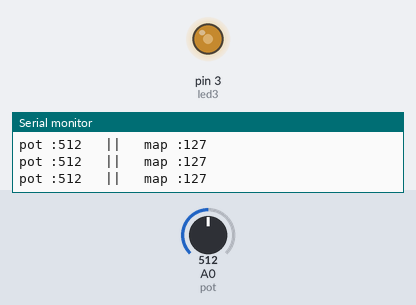
Bench run of a sketch on a simulated Arduino Uno, built with avr-gcc and run on an emulated ATmega328P. Parts: output pins drawn as LEDs (lit = HIGH), the last lines printed to the serial monitor. Inputs (shaded band) come from the test bench; at power-on: A0 (pot) = 512.

Above: at 1.2 s.
1.3 s: A0 (pot) set to 716
At 2.5 s:
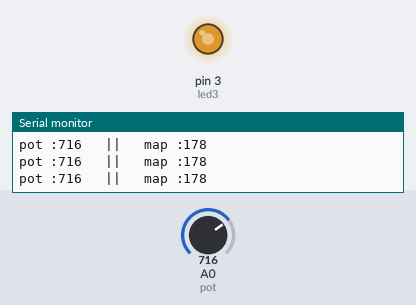
3.0 s: A0 (pot) set to 900
At 3.8 s:
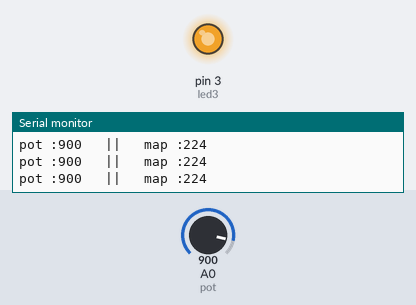
4.5 s: A0 (pot) set to 122
At 5.0 s:
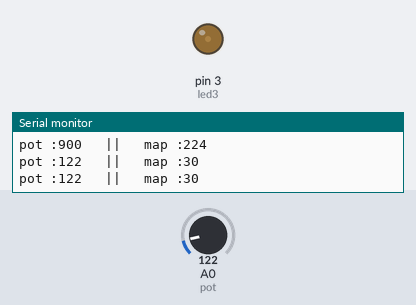
6.0 s: A0 (pot) set to 0
At 6.3 s:
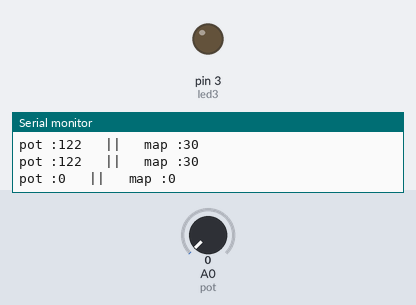
7.5 s: A0 (pot) set to 511
At 8.7 s:
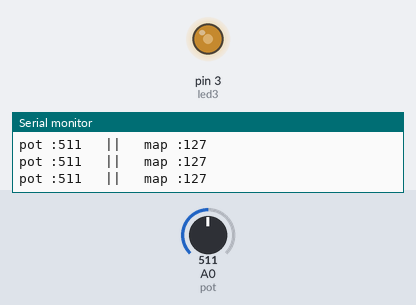
Timing chart, 0 to 10.0 s (numbered marks = the images above; inputs shaded):
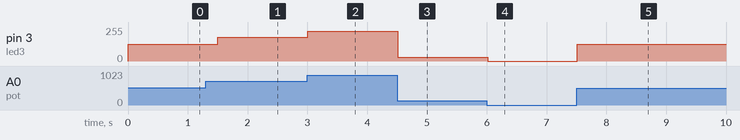

The sketch:

sketch_oct14a.ino
```cpp
#define led3 3
#define pot A0
void setup() {
  pinMode(led3,OUTPUT);
  Serial.begin(9600);
}

void loop() {
  int pot_val = analogRead(pot);
  Serial.print("pot :");
  Serial.print(pot_val);
  Serial.print("   ||  ");
  int pmw = map(pot_val,0,1023,0,255);
  Serial.print(" map :");
  Serial.println(pmw);
  analogWrite(led3,pmw);
  delay(300);
}
```

Measured:
- after the input at 1.3 s, pin 3 (led3): 127/255 → 178/255 after 0.20 s
- after the input at 3.0 s, pin 3 (led3): 178/255 → 224/255 at once
- after the input at 4.5 s, pin 3 (led3): 224/255 → 30/255 at once
- after the input at 6.0 s, pin 3 (led3): 30/255 → 0/255 at once
- after the input at 7.5 s, pin 3 (led3): 0/255 → 127/255 at once
